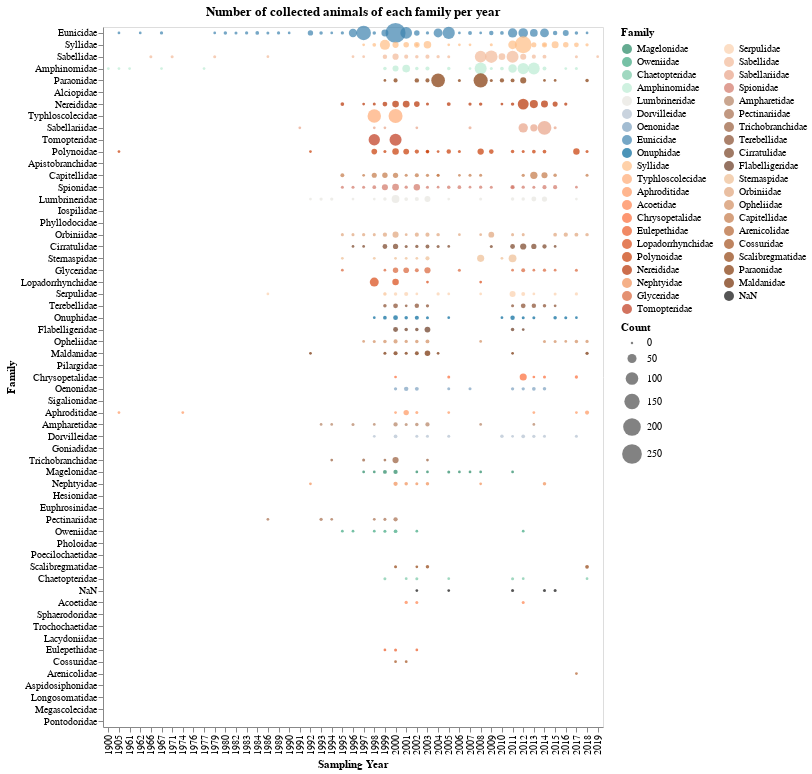

Write notebook code for a chart like this one.
### Code cell
g1 = alt.Chart(teste,
               width=500, height=700, title='Number of collected animals of each family per year').mark_circle(
                                                                                size=60).encode(
    x= alt.X('start_year', type='ordinal', title='Sampling Year'),
    y= alt.Y('family', type='nominal', title='Family',
            sort= alt.EncodingSortField(field='counts', op='sum', order='descending')),
    size= alt.Size('counts', title='Count', scale=alt.Scale(range=[6,400])),
    color = alt.Color('family:N', title='Family', 
                      scale= alt.Scale(domain=list(cores_familia.keys()), range=list(cores_familia.values())),
                      legend= alt.Legend(columns=2, symbolLimit=42)),
    tooltip = alt.Tooltip(['family', 'start_year', 'counts'])
)

# g1.save('./graphs/families_per_year-colorful.html')

g1

### Figure 1 — Vega-Lite specification as saved in the notebook (floating-point values rounded to 4 significant figures; data arrays with more than 128 entries replaced by an {"elided": "..."} marker saying what was removed)
{"config": {"view": {"continuousWidth": 400, "continuousHeight": 300}}, "data": {"name": "data-7b7444bc3f3f0b6bcb38927a7f6345de"}, "mark": {"type": "circle", "size": 60}, "encoding": {"color": {"type": "nominal", "field": "family", "legend": {"columns": 2, "symbolLimit": 42}, "scale": {"domain": ["Magelonidae", "Oweniidae", "Chaetopteridae", "Amphinomidae", "Lumbrineridae", "Dorvilleidae", "Oenonidae", "Eunicidae", "Onuphidae", "Syllidae", "Typhloscolecidae", "Aphroditidae", "Acoetidae", "Chrysopetalidae", "Eulepethidae", "Lopadorrhynchidae", "Polynoidae", "Nereididae", "Nephtyidae", "Glyceridae", "Tomopteridae", "Serpulidae", "Sabellidae", "Sabellariidae", "Spionidae", "Ampharetidae", "Pectinariidae", "Trichobranchidae", "Terebellidae", "Cirratulidae", "Flabelligeridae", "Sternaspidae", "Orbiniidae", "Opheliidae", "Capitellidae", "Arenicolidae", "Cossuridae", "Scalibregmatidae", "Paraonidae", "Maldanidae", "NaN"], "range": ["#238762", "#3CA67F", "#77c8a5", "#bbebd3", "#e7e5df", "#b2c0d0", "#7A9FBF", "#3c81ae", "#00669a", "#ffbd84", "#ffaa74", "#ff9760", "#ff814b", "#fc6b36", "#eb5824", "#d94814", "#c83b03", "#b73000", "#f18e56", "#D96236", "#bf381b", "#fbd0ad", "#f2b999", "#e8a287", "#d27666", "#b48061", "#a66c4b", "#975b39", "#874c2c", "#774124", "#683720", "#eebd93", "#dfa47a", "#d28d60", "#c37746", "#b4622f", "#a3501d", "#92420e", "#823606", "#732c02", "#0D0D0D"]}, "title": "Family"}, "size": {"type": "quantitative", "field": "counts", "scale": {"range": [6, 400]}, "title": "Count"}, "tooltip": [{"type": "nominal", "field": "family"}, {"type": "quantitative", "field": "start_year"}, {"type": "quantitative", "field": "counts"}], "x": {"type": "ordinal", "field": "start_year", "title": "Sampling Year"}, "y": {"type": "nominal", "field": "family", "sort": {"field": "counts", "op": "sum", "order": "descending"}, "title": "Family"}}, "height": 700, "title": "Number of collected animals of each family per year", "width": 500, "$schema": "https://vega.github.io/schema/vega-lite/v4.8.1.json", "datasets": {"data-7b7444bc3f3f0b6bcb38927a7f6345de": {"elided": "557 records"}}}
